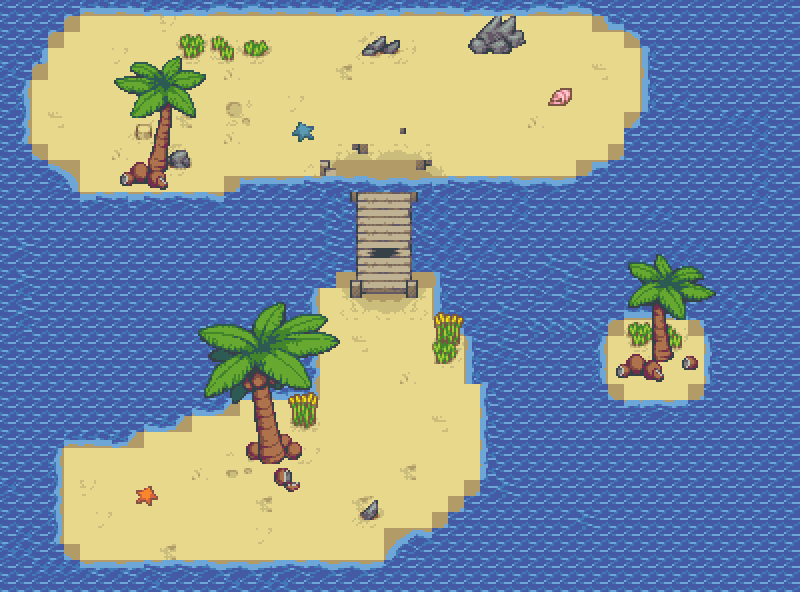

Tiled map render using the project's own tile images. Description and the map definition, with tile-layer contents summarised, below:
An orthogonal 50x37 tile map with 16x16 px tiles, 3 tile layers (Tile Layer 1, Tile Layer 2, Tile Layer 3) and 20 objects.

<map version="1.0" tiledversion="1.1.5" orientation="orthogonal" renderorder="right-down" width="50" height="37" tilewidth="16" tileheight="16" infinite="0" nextobjectid="234">
 <tileset firstgid="1" source="beach.tsx" />
 <layer name="Tile Layer 1" width="50" height="37">
  <data>[1850 cells, 1850 non-empty, 93 distinct tile ids]</data>
 </layer>
 <layer name="Tile Layer 2" width="50" height="37">
  <data>[1850 cells, 1537 non-empty, 214 distinct tile ids]</data>
 </layer>
 <layer name="Tile Layer 3" width="50" height="37">
  <data>[1850 cells, 207 non-empty, 186 distinct tile ids]</data>
 </layer>
 <objectgroup name="cats">
  <object id="211" x="116" y="510" />
 </objectgroup>
 <objectgroup name="coins">
  <object id="218" x="313.333" y="497.333" />
  <object id="219" x="370" y="418.667" />
  <object id="220" x="359.667" y="256.333" />
  <object id="221" x="360.667" y="195.667" />
  <object id="222" x="363" y="130" />
  <object id="226" x="509.333" y="80.6667" />
  <object id="227" x="542.667" y="79.3333" />
 </objectgroup>
 <objectgroup name="thwompers">
  <object id="225" x="476" y="85.3333" />
 </objectgroup>
 <objectgroup name="yarn_balls">
  <object id="228" x="201.333" y="534.667" />
 </objectgroup>
 <objectgroup name="portals">
  <object id="229" x="56" y="108.667" width="18.6667" height="15.3333" />
 </objectgroup>
 <objectgroup name="zone 1" visible="0">
  <object id="212" x="68" y="450">
   <polygon points="0,0 245,-75 256,-178 369,-179 422,-41 420,30 317,118 -8,114" />
  </object>
  <object id="213" x="351" y="292">
   <polygon points="0,0 0.5,-120.5 71,-120 70,4" />
  </object>
  <object id="216" x="76.5" y="200">
   <polygon points="0,0 171.5,-1.5 517,-18 572,-86 564,-188.5 -8,-190.5 -53.5,-119 -51,-55.5" />
  </object>
  <object id="217" x="603" y="316.5">
   <polygon points="0,0 1.5,88 106.5,89 106.5,0" />
  </object>
 </objectgroup>
 <objectgroup name="impassable">
  <object id="230" x="263" y="450" width="18.5" height="10" />
  <object id="231" x="152" y="160" width="13" height="9.5" />
  <object id="232" x="656.5" y="351.5" width="13" height="6.5" />
  <object id="233" x="474.5" y="8.5" width="47" height="40.5" />
 </objectgroup>
 <objectgroup name="zone 2" />
 <objectgroup name="lava_bubble_bursts" />
 <objectgroup name="saw_blades" visible="0">
  <object id="210" x="379" y="162" />
 </objectgroup>
</map>
